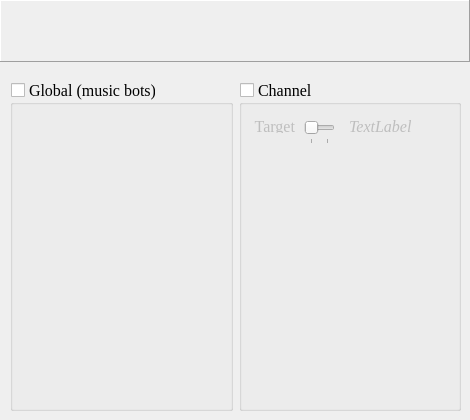
<?xml version="1.0" encoding="UTF-8"?>
<ui version="4.0">
 <class>ConfigDucking</class>
 <widget class="QDialog" name="ConfigDucking">
  <property name="geometry">
   <rect>
    <x>0</x>
    <y>0</y>
    <width>470</width>
    <height>420</height>
   </rect>
  </property>
  <property name="windowTitle">
   <string notr="true">CrossTalk: Ducking</string>
  </property>
  <widget class="QWidget" name="horizontalLayoutWidget">
   <property name="geometry">
    <rect>
     <x>10</x>
     <y>80</y>
     <width>451</width>
     <height>331</height>
    </rect>
   </property>
   <layout class="QHBoxLayout" name="horizontalLayout">
    <item>
     <widget class="QGroupBox" name="groupBox_gDuck">
      <property name="font">
       <font>
        <family>Times New Roman</family>
        <pointsize>12</pointsize>
        <weight>50</weight>
        <bold>false</bold>
       </font>
      </property>
      <property name="toolTip">
       <string/>
      </property>
      <property name="whatsThis">
       <string>&lt;html&gt;&lt;head/&gt;&lt;body&gt;&lt;p&gt;The Global (Music Bots, Very Unimportant Persons) Ducking module enables you to add global ducking targets via the clients context menu.&lt;/p&gt;&lt;p&gt;Those will get ducked by any other audio stream, no matter the origin.&lt;/p&gt;&lt;p&gt;Global Ducking Targets are ignored by the Channel Ducking module.&lt;/p&gt;&lt;/body&gt;&lt;/html&gt;</string>
      </property>
      <property name="autoFillBackground">
       <bool>true</bool>
      </property>
      <property name="title">
       <string notr="true">Global (music bots)</string>
      </property>
      <property name="checkable">
       <bool>true</bool>
      </property>
      <property name="checked">
       <bool>false</bool>
      </property>
      <widget class="FaderVertical" name="wFader_gDuck" native="true">
       <property name="geometry">
        <rect>
         <x>40</x>
         <y>80</y>
         <width>120</width>
         <height>240</height>
        </rect>
       </property>
       <property name="sizePolicy">
        <sizepolicy hsizetype="Fixed" vsizetype="Fixed">
         <horstretch>0</horstretch>
         <verstretch>0</verstretch>
        </sizepolicy>
       </property>
      </widget>
     </widget>
    </item>
    <item>
     <widget class="QGroupBox" name="groupBox_cDuck">
      <property name="font">
       <font>
        <family>Times New Roman</family>
        <pointsize>12</pointsize>
        <weight>50</weight>
        <bold>false</bold>
       </font>
      </property>
      <property name="toolTip">
       <string/>
      </property>
      <property name="whatsThis">
       <string>&lt;html&gt;&lt;head/&gt;&lt;body&gt;&lt;p&gt;&lt;span style=&quot; font-weight:600; text-decoration: underline;&quot;&gt;Home Channel Ducking&lt;/span&gt;&lt;/p&gt;&lt;p&gt;To find out about Ducking, whatsThis? the Ducking module.&lt;/p&gt;&lt;p&gt;&lt;br/&gt;&lt;span style=&quot; text-decoration: underline;&quot;&gt;In short:&lt;/span&gt;&lt;/p&gt;&lt;p&gt;Per default reduces the volume of speakers in the channel of the currently active server tab as soon as a whisper comes in or someone talks on another server tab (in common scenarios this is some kind of commander channel).&lt;/p&gt;&lt;p&gt;Target: Your &amp;quot;home&amp;quot; channel. That's what I call the channel of your currently active server tab.&lt;/p&gt;&lt;p&gt;Sources: Whispers and everything that's coming in from another server tab.&lt;/p&gt;&lt;p&gt;You can switch the target in so far, that:&lt;/p&gt;&lt;p&gt;Target: Talking on another server tab&lt;/p&gt;&lt;p&gt;Sources: Your &amp;quot;home&amp;quot; channel and any whispers&lt;/p&gt;&lt;/body&gt;&lt;/html&gt;</string>
      </property>
      <property name="autoFillBackground">
       <bool>true</bool>
      </property>
      <property name="title">
       <string>Channel</string>
      </property>
      <property name="checkable">
       <bool>true</bool>
      </property>
      <property name="checked">
       <bool>false</bool>
      </property>
      <widget class="QSlider" name="slider_cDuck_Mode">
       <property name="geometry">
        <rect>
         <x>65</x>
         <y>40</y>
         <width>31</width>
         <height>24</height>
        </rect>
       </property>
       <property name="sizePolicy">
        <sizepolicy hsizetype="Fixed" vsizetype="Fixed">
         <horstretch>0</horstretch>
         <verstretch>0</verstretch>
        </sizepolicy>
       </property>
       <property name="maximum">
        <number>1</number>
       </property>
       <property name="pageStep">
        <number>1</number>
       </property>
       <property name="orientation">
        <enum>Qt::Horizontal</enum>
       </property>
       <property name="tickPosition">
        <enum>QSlider::TicksBelow</enum>
       </property>
       <property name="tickInterval">
        <number>1</number>
       </property>
      </widget>
      <widget class="QLabel" name="label_cDuck_Target_Dyn">
       <property name="geometry">
        <rect>
         <x>110</x>
         <y>40</y>
         <width>151</width>
         <height>13</height>
        </rect>
       </property>
       <property name="font">
        <font>
         <italic>true</italic>
        </font>
       </property>
       <property name="autoFillBackground">
        <bool>false</bool>
       </property>
       <property name="frameShape">
        <enum>QFrame::NoFrame</enum>
       </property>
       <property name="text">
        <string notr="true">TextLabel</string>
       </property>
      </widget>
      <widget class="QLabel" name="label_cDuck_Target_Fix">
       <property name="geometry">
        <rect>
         <x>10</x>
         <y>40</y>
         <width>46</width>
         <height>13</height>
        </rect>
       </property>
       <property name="text">
        <string>Target</string>
       </property>
       <property name="alignment">
        <set>Qt::AlignRight|Qt::AlignTrailing|Qt::AlignVCenter</set>
       </property>
      </widget>
      <widget class="FaderVertical" name="wFader_cDuck" native="true">
       <property name="geometry">
        <rect>
         <x>50</x>
         <y>80</y>
         <width>120</width>
         <height>240</height>
        </rect>
       </property>
       <property name="sizePolicy">
        <sizepolicy hsizetype="Fixed" vsizetype="Fixed">
         <horstretch>0</horstretch>
         <verstretch>0</verstretch>
        </sizepolicy>
       </property>
      </widget>
     </widget>
    </item>
   </layout>
  </widget>
  <widget class="BannerFrame" name="banner_frame">
   <property name="geometry">
    <rect>
     <x>0</x>
     <y>0</y>
     <width>470</width>
     <height>62</height>
    </rect>
   </property>
   <property name="frameShape">
    <enum>QFrame::Panel</enum>
   </property>
   <property name="frameShadow">
    <enum>QFrame::Raised</enum>
   </property>
  </widget>
 </widget>
 <customwidgets>
  <customwidget>
   <class>FaderVertical</class>
   <extends>QWidget</extends>
   <header>fader_vertical.h</header>
   <container>1</container>
  </customwidget>
  <customwidget>
   <class>BannerFrame</class>
   <extends>QFrame</extends>
   <header>banner_frame.h</header>
   <container>1</container>
  </customwidget>
 </customwidgets>
 <resources/>
 <connections/>
</ui>
